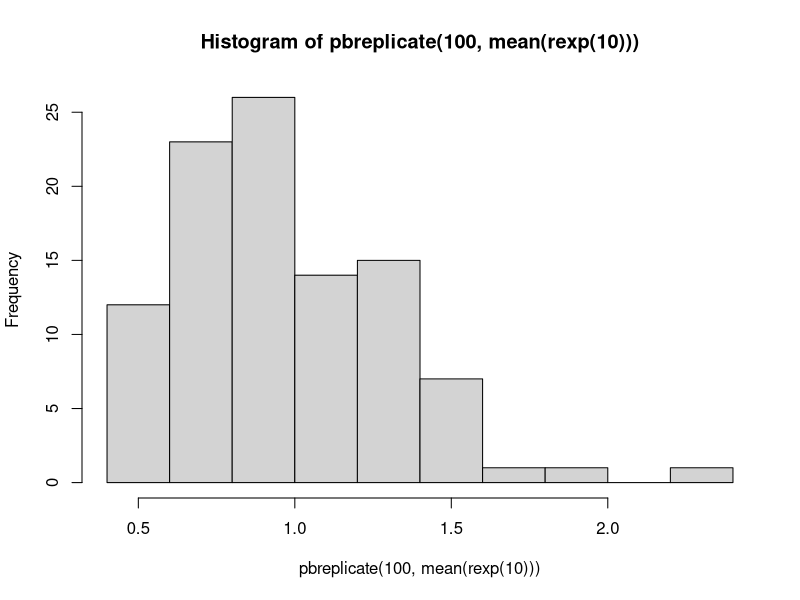

R code for this plot:
library(pbapply)


### Name: pbapply
### Title: Adding Progress Bar to '*apply' Functions
### Aliases: pbapply pbsapply pblapply pbreplicate
### Keywords: manip utilities

### ** Examples

## --- simple linear model simulation ---
set.seed(1234)
n <- 200
x <- rnorm(n)
y <- rnorm(n, crossprod(t(model.matrix(~ x)), c(0, 1)), sd = 0.5)
d <- data.frame(y, x)
## model fitting and bootstrap
mod <- lm(y ~ x, d)
ndat <- model.frame(mod)
B <- 100
bid <- sapply(1:B, function(i) sample(nrow(ndat), nrow(ndat), TRUE))
fun <- function(z) {
    if (missing(z))
        z <- sample(nrow(ndat), nrow(ndat), TRUE)
    coef(lm(mod$call$formula, data=ndat[z,]))
}

## standard '*apply' functions
system.time(res1 <- lapply(1:B, function(i) fun(bid[,i])))
system.time(res2 <- sapply(1:B, function(i) fun(bid[,i])))
system.time(res3 <- apply(bid, 2, fun))
system.time(res4 <- replicate(B, fun()))

## 'pb*apply' functions
## try different settings:
## "none", "txt", "tk", "win", "timer"
op <- pboptions(type = "timer") # default
system.time(res1pb <- pblapply(1:B, function(i) fun(bid[,i])))
pboptions(op)

pboptions(type = "txt")
system.time(res2pb <- pbsapply(1:B, function(i) fun(bid[,i])))
pboptions(op)

pboptions(type = "txt", style = 1, char = "=")
system.time(res3pb <- pbapply(bid, 2, fun))
pboptions(op)

pboptions(type = "txt", char = ":")
system.time(res4pb <- pbreplicate(B, fun()))
pboptions(op)

## Not run: 
##D ## parallel evaluation using the parallel package
##D ## (n = 2000 and B = 1000 will give visible timing differences)
##D 
##D library(parallel)
##D cl <- makeCluster(2L)
##D clusterExport(cl, c("fun", "mod", "ndat", "bid"))
##D 
##D ## parallel with no progress bar: snow type cluster
##D ## (RNG is set in the main process to define the object bid)
##D system.time(res1cl <- parLapply(cl = cl, 1:B, function(i) fun(bid[,i])))
##D system.time(res2cl <- parSapply(cl = cl, 1:B, function(i) fun(bid[,i])))
##D system.time(res3cl <- parApply(cl, bid, 2, fun))
##D 
##D ## parallel with  progress bar: snow type cluster
##D ## (RNG is set in the main process to define the object bid)
##D system.time(res1pbcl <- pblapply(1:B, function(i) fun(bid[,i]), cl = cl))
##D system.time(res2pbcl <- pbsapply(1:B, function(i) fun(bid[,i]), cl = cl))
##D ## (RNG needs to be set when not using bid)
##D parallel::clusterSetRNGStream(cl, iseed = 0L)
##D system.time(res4pbcl <- pbreplicate(B, fun(), cl = cl))
##D system.time(res3pbcl <- pbapply(bid, 2, fun, cl = cl))
##D 
##D stopCluster(cl)
##D 
##D if (.Platform$OS.type != "windows") {
##D     ## parallel with no progress bar: multicore type forking
##D     ## (mc.set.seed = TRUE in parallel::mclapply by default)
##D     system.time(res2mc <- mclapply(1:B, function(i) fun(bid[,i]), mc.cores = 2L))
##D     ## parallel with  progress bar: multicore type forking
##D     ## (mc.set.seed = TRUE in parallel::mclapply by default)
##D     system.time(res1pbmc <- pblapply(1:B, function(i) fun(bid[,i]), cl = 2L))
##D     system.time(res2pbmc <- pbsapply(1:B, function(i) fun(bid[,i]), cl = 2L))
##D     system.time(res4pbmc <- pbreplicate(B, fun(), cl = 2L))
##D }
## End(Not run)

## --- Examples taken from standard '*apply' functions ---

## --- sapply, lapply, and replicate ---

require(stats); require(graphics)

x <- list(a = 1:10, beta = exp(-3:3), logic = c(TRUE,FALSE,FALSE,TRUE))
# compute the list mean for each list element
pblapply(x, mean)
# median and quartiles for each list element
pblapply(x, quantile, probs = 1:3/4)
pbsapply(x, quantile)
i39 <- sapply(3:9, seq) # list of vectors
pbsapply(i39, fivenum)

## sapply(*, "array") -- artificial example
(v <- structure(10*(5:8), names = LETTERS[1:4]))
f2 <- function(x, y) outer(rep(x, length.out = 3), y)
(a2 <- pbsapply(v, f2, y = 2*(1:5), simplify = "array"))

hist(pbreplicate(100, mean(rexp(10))))

## use of replicate() with parameters:
foo <- function(x = 1, y = 2) c(x, y)
# does not work: bar <- function(n, ...) replicate(n, foo(...))
bar <- function(n, x) pbreplicate(n, foo(x = x))
bar(5, x = 3)

## --- apply ---

## Compute row and column sums for a matrix:
x <- cbind(x1 = 3, x2 = c(4:1, 2:5))
dimnames(x)[[1]] <- letters[1:8]
pbapply(x, 2, mean, trim = .2)
col.sums <- pbapply(x, 2, sum)
row.sums <- pbapply(x, 1, sum)
rbind(cbind(x, Rtot = row.sums), Ctot = c(col.sums, sum(col.sums)))

stopifnot( pbapply(x, 2, is.vector))

## Sort the columns of a matrix
pbapply(x, 2, sort)

## keeping named dimnames
names(dimnames(x)) <- c("row", "col")
x3 <- array(x, dim = c(dim(x),3),
	    dimnames = c(dimnames(x), list(C = paste0("cop.",1:3))))
identical(x,  pbapply( x,  2,  identity))
identical(x3, pbapply(x3, 2:3, identity))

##- function with extra args:
cave <- function(x, c1, c2) c(mean(x[c1]), mean(x[c2]))
pbapply(x, 1, cave,  c1 = "x1", c2 = c("x1","x2"))

ma <- matrix(c(1:4, 1, 6:8), nrow = 2)
ma
pbapply(ma, 1, table)  #--> a list of length 2
pbapply(ma, 1, stats::quantile) # 5 x n matrix with rownames

stopifnot(dim(ma) == dim(pbapply(ma, 1:2, sum)))

## Example with different lengths for each call
z <- array(1:24, dim = 2:4)
zseq <- pbapply(z, 1:2, function(x) seq_len(max(x)))
zseq         ## a 2 x 3 matrix
typeof(zseq) ## list
dim(zseq) ## 2 3
zseq[1,]
pbapply(z, 3, function(x) seq_len(max(x)))
# a list without a dim attribute
